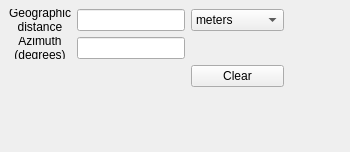
<?xml version="1.0" encoding="UTF-8"?>
<ui version="4.0">
 <class>DockWidget</class>
 <widget class="QDockWidget" name="DockWidget">
  <property name="geometry">
   <rect>
    <x>0</x>
    <y>0</y>
    <width>350</width>
    <height>152</height>
   </rect>
  </property>
  <property name="layoutDirection">
   <enum>Qt::LeftToRight</enum>
  </property>
  <property name="windowTitle">
   <string>Measure azimuth</string>
  </property>
  <widget class="QWidget" name="dockWidgetContents">
   <layout class="QFormLayout" name="formLayout">
    <item row="0" column="0">
     <layout class="QGridLayout" name="gridLayout">
      <item row="0" column="0">
       <widget class="QLabel" name="label_geographic_distance">
        <property name="text">
         <string>Geographic
distance</string>
        </property>
        <property name="alignment">
         <set>Qt::AlignCenter</set>
        </property>
       </widget>
      </item>
      <item row="0" column="1">
       <widget class="QLineEdit" name="geographic_distance"/>
      </item>
      <item row="0" column="2">
       <widget class="QComboBox" name="dist_units">
        <property name="currentIndex">
         <number>1</number>
        </property>
        <item>
         <property name="text">
          <string>centimeters</string>
         </property>
        </item>
        <item>
         <property name="text">
          <string>meters</string>
         </property>
        </item>
        <item>
         <property name="text">
          <string>kilometers</string>
         </property>
        </item>
       </widget>
      </item>
      <item row="1" column="0">
       <widget class="QLabel" name="label_azimuth">
        <property name="text">
         <string>Azimuth
(degrees)</string>
        </property>
        <property name="alignment">
         <set>Qt::AlignCenter</set>
        </property>
       </widget>
      </item>
      <item row="1" column="1">
       <widget class="QLineEdit" name="azimuth"/>
      </item>
      <item row="2" column="2">
       <widget class="QPushButton" name="clear_button">
        <property name="text">
         <string>Clear</string>
        </property>
       </widget>
      </item>
     </layout>
    </item>
   </layout>
  </widget>
 </widget>
 <resources/>
 <connections/>
</ui>
